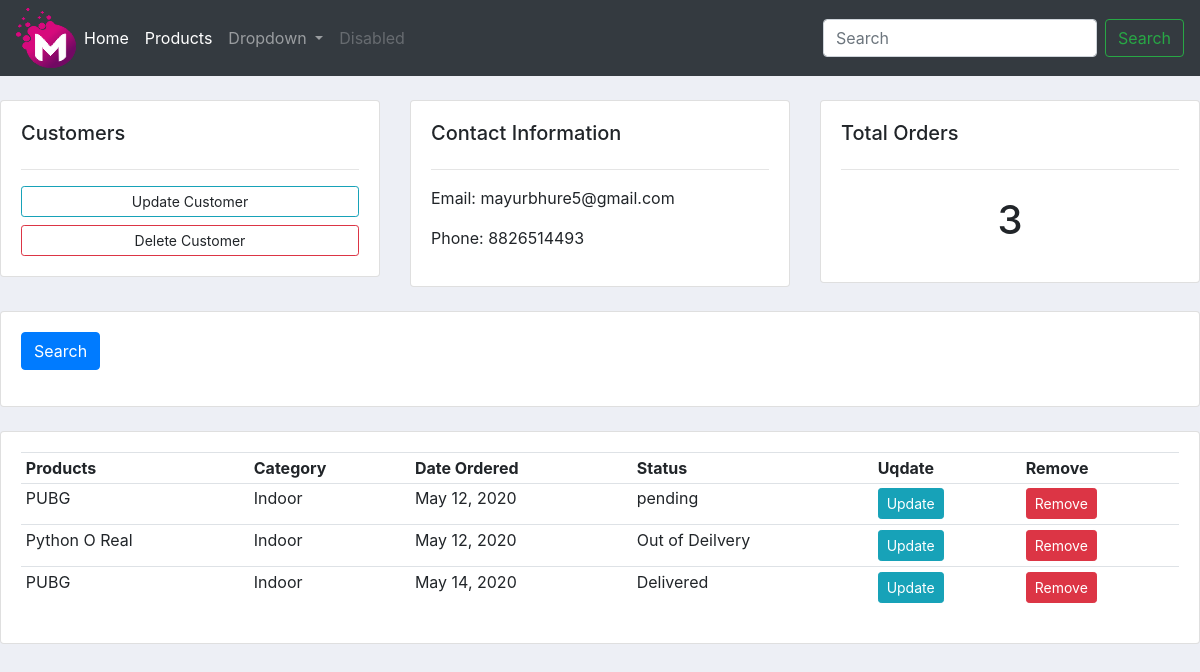
Before: /customer_profile/2/ with the older database file.
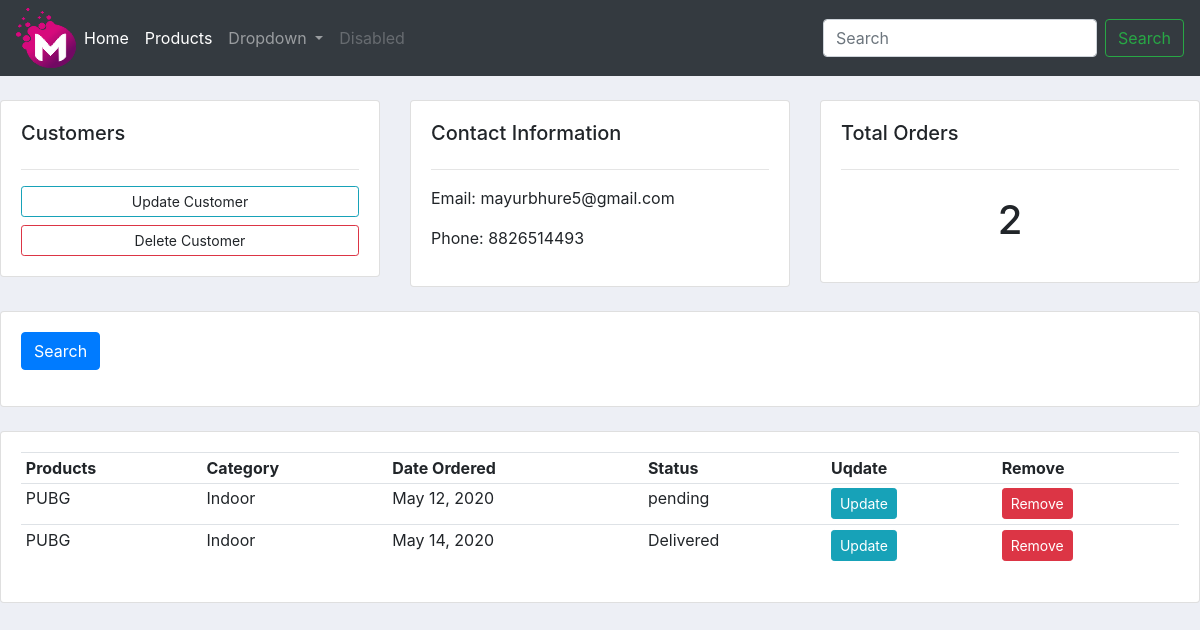
After: the same page with the newer database file.
### accounts/models.py (models this page shows, shortened)
class Order(models.Model):
    STATUS = (
        ('pending','pending'),
        ('Out of Deilvery','Out of Deilvery'),
        ('Delivered','Delivered'),
    )
    customer = models.ForeignKey(Customer, null=True , on_delete=models.SET_NULL)
    products = models.ForeignKey(Product, null=True , on_delete=models.SET_NULL)
    date_created = models.DateField(auto_now_add=True, null=True)
    status = models.CharField(max_length=200,choices=STATUS)

class Product(models.Model):
    CATEGORY = (
        ("Indoor","Indoor"),
        ('Out Door','Out Door'),
    )
    name = models.CharField(max_length=200, null=True)
    price = models.FloatField(null=True)
    category = models.CharField(max_length=200, null=True, choices=CATEGORY)
    description = models.CharField(max_length=200, null=True, blank=True)
    date_created = models.DateTimeField(auto_now_add=True, null=True)
    tag = models.ManyToManyField(Tag)
    def __str__(self):
        return self.name

### accounts/views.py (the view)
# urls.py: path('customer_profile/<str:pk_text>/',views.customer,name='customer'),
def customer(request, pk_text):
    customer = Customer.objects.get(id=pk_text)
    orders = customer.order_set.all()
    total_orders = orders.count()
    context = {'customer':customer,'orders':orders,'order_counts':total_orders}
    return render(request, 'customers.html',context)

### accounts/templates/customers.html
{% extends 'navbar.html' %}
{% block content %}
<br>
<div class="row">
    <div class="col-md">
        <div class="card card-body" >
            <h5> Customers </h5>
            <hr>
            <a class="btn btn-outline-info btn-sm btn-block" herf="">Update Customer</a>
            <a class="btn btn-outline-danger btn-sm btn-block" herf="">Delete Customer</a>
        </div>
    </div>
    <div class="col-md">
        <div class="card card-body" >
            <h5> Contact Information </h5>
            <hr>
            <p> Email: {{ customer.email }}</p>
            <p> Phone: {{ customer.phone }}</p>
        </div>
    </div>
    <div class="col-md">
        <div class="card card-body" >
            <h5> Total Orders </h5>
            <hr>
            <h1 style="text-align: center;padding: 10px ">{{ order_counts }}</h1>
        </div>
    </div>
</div>
<br>
<div class="row">
    <div class="col-md">
        <div class="card card-body" >
            <form method="get">
                <button class="btn btn-primary" type="submit"> Search </button>
            </form>
        </div>
    </div>
</div>
<br>
<div class="row">
    <div class="col-md">
        <div class="card card-body" >
            <table class="table table-sm">
                <tr>
                    <th> Products </th>
                    <th> Category </th>
                    <th> Date Ordered </th>
                    <th> Status </th>
                    <th> Uqdate </th>
                    <th> Remove </th>
                </tr>
                {% for orders_show in orders %}
                <tr>
                    <td> {{ orders_show.products }} </td>
                    <td> {{ orders_show.products.category }} </td>
                    <td> {{ orders_show.date_created }} </td>
                    <td> {{ orders_show.status }} </td>
                    <td><a class='btn btn-sm btn-info' href=""> Update </a></td>
                    <td><a class='btn btn-sm btn-danger' href=""> Remove </a></td>
                </tr>
                {% endfor %}
            </table>
        </div>
    </div>
</div>
{% endblock %}

Changed rows visible on the page:
removed Order: products "Python O Real", products.category "Indoor", date_created "May 12, 2020", status "Out of Deilvery"
Other visible differences:
{{ order_counts }}: "3" → "2"
